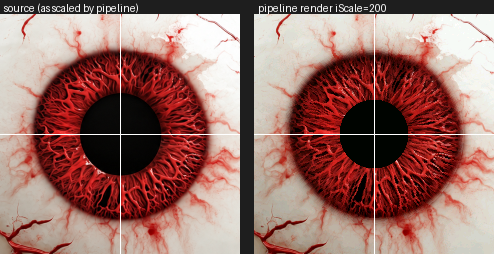
#> input picture data/eyes/eye_test_240_compare.png, 494 x 254 px
$ python ascii_preview.py ../data/eyes/eye_test_240_compare.png 100
#> lines starting #> are read from the running program, lines starting #| are printed output that depends on the picture
"""ASCII visualization of an image: luminance mapped to characters."""
import sys

from PIL import Image

img = Image.open(sys.argv[1]).convert('RGB')
#> img is the input picture: PIL image 494x254 RGB; mean R, G, B 153.6, 111.6, 104.6
size = int(sys.argv[2]) if len(sys.argv) > 2 else 56
img.thumbnail((size, size))
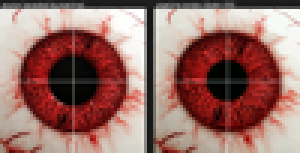
#> img: PIL image 100x51 RGB (shown 3 times larger); mean R, G, B 153.7, 111.6, 104.7
px = img.load()
w, h = img.size
#> w = 100; h = 51
chars = ' .:-=+*#%@'
for y in range(h):
    row = ''
    for x in range(w):
        r, g, b = px[x, y]
        row += chars[min(9, int(((r + g + b) / 3) / 25.6))]
    print(row)
